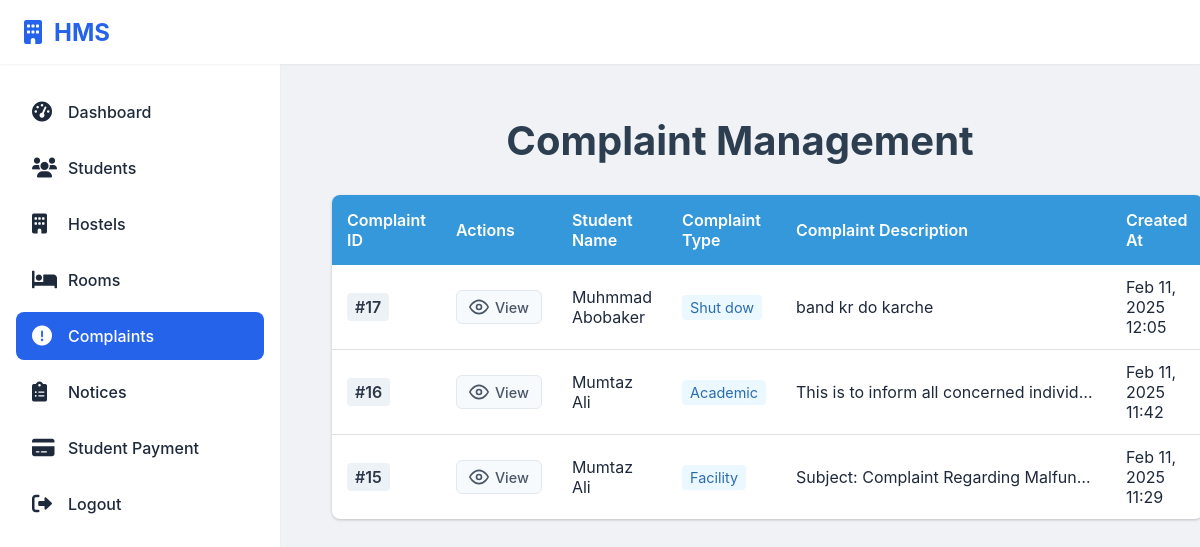
Screenshot of /hostel/complaints/ (signed in) with the database file from the repository.
### hostel/models.py (models this page shows, shortened)
class Complaint(models.Model):
    Complaint_ID = models.AutoField(primary_key=True)
    Student_ID = models.ForeignKey(Student, on_delete=models.CASCADE)
    Admin_ID = models.ForeignKey(Admin, on_delete=models.CASCADE)
    Complaint_Description = models.TextField()
    Complaint_Type = models.CharField(max_length=255)
    Created_At = models.DateTimeField(auto_now_add=True)
    Updated_At = models.DateTimeField(auto_now=True)
    is_read = models.BooleanField(default=False)  # Track if complaint is read

class Student(models.Model):
    Room_ID = models.ForeignKey(Room, on_delete=models.SET_NULL, null=True)
    PAYMENT_STATUS_CHOICES = [
        ('NOT_PAID', 'Not Paid'),
        ('PARTIALLY_PAID', 'Partially Paid'),
        ('FULLY_PAID', 'Fully Paid'),
    ]
    Student_ID = models.AutoField(primary_key=True)
    Registration_Number = models.CharField(max_length=20, unique=True, null=True, blank=True)
    user = models.OneToOneField(User, on_delete=models.CASCADE, null=True)
    profile_picture = models.ImageField(upload_to='student_profiles/', null=True, blank=True)
    F_Name = models.CharField(max_length=50)
    L_Name = models.CharField(max_length=50)
    Contact_Info = models.CharField(max_length=100)
    Address = models.TextField()
    Department = models.CharField(max_length=100)
    FatherName = models.CharField(max_length=50)
    fee_status = models.CharField(max_length=20, choices=PAYMENT_STATUS_CHOICES, default='NOT_PAID')
    mess_status = models.BooleanField(default=False)
    Room_ID = models.ForeignKey(Room, on_delete=models.CASCADE, related_name="students")
    Hostel_ID = models.ForeignKey(Hostel, on_delete=models.CASCADE, related_name="students")
    total_paid_amount = models.DecimalField(max_digits=10, decimal_places=2, default=0)

### hostel/views.py (the view)
# urls.py: path('complaints/', views.list_complaints, name='list_complaints'),  # Add Complaint Management URL
@login_required
def list_complaints(request):
    complaints = Complaint.objects.all().order_by('-Created_At')  # Order by creation date (latest first)
    Complaint.objects.filter(is_read=False).update(is_read=True)
    request.session['unread_complaints'] = 0
    return render(request, 'list_complaints.html', {'complaints': complaints})

### hostel/templates/list_complaints.html (shortened to what this page needs)
{% extends 'base.html' %}
{% block content %}
<div class="container">
    <h1>Complaint Management</h1>
    <table class="complaints-table">
        <thead>
            <tr>
                <th>Complaint ID</th>
                <th>Actions</th>
                <th>Student Name</th>
                <th>Complaint Type</th>
                <th>Complaint Description</th>
                <th>Created At</th>
            </tr>
        </thead>
        <tbody>
            {% for complaint in complaints %}
            <tr>
                <td>
                    <span class="id-badge">#{{ complaint.Complaint_ID }}</span>
                </td>
                <td>
                    <a href="{% url 'view_complaint' complaint.Complaint_ID %}" class="action-button" title="View Complaint">
                        <svg xmlns="http://www.w3.org/2000/svg" width="20" height="20" viewBox="0 0 24 24" fill="none" stroke="currentColor" stroke-width="2" stroke-linecap="round" stroke-linejoin="round" class="icon-view">
                            <path d="M1 12s4-8 11-8 11 8 11 8-4 8-11 8-11-8-11-8z"></path>
                            <circle cx="12" cy="12" r="3"></circle>
                        </svg>
                        <span class="action-text">View</span>
                    </a>
                </td>
                <td>{{ complaint.Student_ID.F_Name }} {{ complaint.Student_ID.L_Name }}</td>
                <td>
                    <span class="type-badge">{{ complaint.Complaint_Type }}</span>
                </td>
                <td>
                    <div class="description-cell">
                        {{ complaint.Complaint_Description|slice:":50" }}
                    </div>
                </td>
                <td>{{ complaint.Created_At|date:"M d, Y H:i" }}</td>
            </tr>
            {% empty %}
            <tr>
                <td colspan="6" class="text-center">No complaints found.</td>
            </tr>
            {% endfor %}
        </tbody>
    </table>
</div>
{% endblock %}

### hostel/templates/base.html (style rules this page uses)
:root { --primary-color: #2563eb; --background-color: #f8fafc; --text-color: #1e293b; --sidebar-width: 280px; --header-height: 64px; --shadow-sm: 0 1px 2px 0 rgb(0 0 0 / 0.05); }
* { margin: 0; padding: 0; box-sizing: border-box; }
body { font-family: 'Inter', system-ui, -apple-system, sans-serif; background: var(--background-color); color: var(--text-color); }

### hostel/templates/list_complaints.html (style rules this page uses)
.container { max-width: 1200px; margin: 0 auto; padding: 20px; }
h1 { color: #2c3e50; text-align: center; margin-bottom: 30px; font-size: 2.5rem; }
.complaints-table { width: 100%; border-collapse: collapse; background: white; box-shadow: 0 1px 3px rgba(0, 0, 0, 0.2); border-radius: 8px; overflow: hidden; }
.complaints-table th { background: #3498db; color: white; padding: 15px; text-align: left; font-weight: 600; }
.complaints-table td { padding: 12px 15px; border-bottom: 1px solid #e1e1e1; vertical-align: middle; }
.complaints-table tr:last-child td { border-bottom: none; }
.id-badge { background-color: #edf2f7; padding: 4px 8px; border-radius: 4px; font-weight: 600; color: #2d3748; }
.type-badge { background-color: #ebf8ff; color: #2b6cb0; padding: 4px 8px; border-radius: 4px; font-size: 0.9em; }
.action-button { display: inline-flex; align-items: center; padding: 6px 12px; background-color: #f7fafc; border: 1px solid #e2e8f0; border-radius: 6px; color: #4a5568; text-decoration: none; transition: all 0.2s; }
.icon-view { margin-right: 6px; }
.action-text { font-size: 0.9em; font-weight: 500; }
.description-cell { max-width: 300px; overflow: hidden; text-overflow: ellipsis; white-space: nowrap; }
body { background-color: #f0f2f5; font-family: -apple-system, BlinkMacSystemFont, "Segoe UI", Roboto, "Helvetica Neue", Arial, sans-serif; }

### rows the page displays
Complaint: Complaint_ID "17", Student_ID.F_Name "Muhmmad", Student_ID.L_Name "Abobaker", Complaint_Type "Shut dow", Complaint_Description "band kr do karche", Created_At "Feb 11, 2025 12:05"
Complaint: Complaint_ID "16", Student_ID.F_Name "Mumtaz", Student_ID.L_Name "Ali", Complaint_Type "Academic", Complaint_Description "This is to inform all concerned individ…", Created_At "Feb 11, 2025 11:42"
Complaint: Complaint_ID "15", Student_ID.F_Name "Mumtaz", Student_ID.L_Name "Ali", Complaint_Type "Facility", Complaint_Description "Subject: Complaint Regarding Malfun…", Created_At "Feb 11, 2025 11:29"
